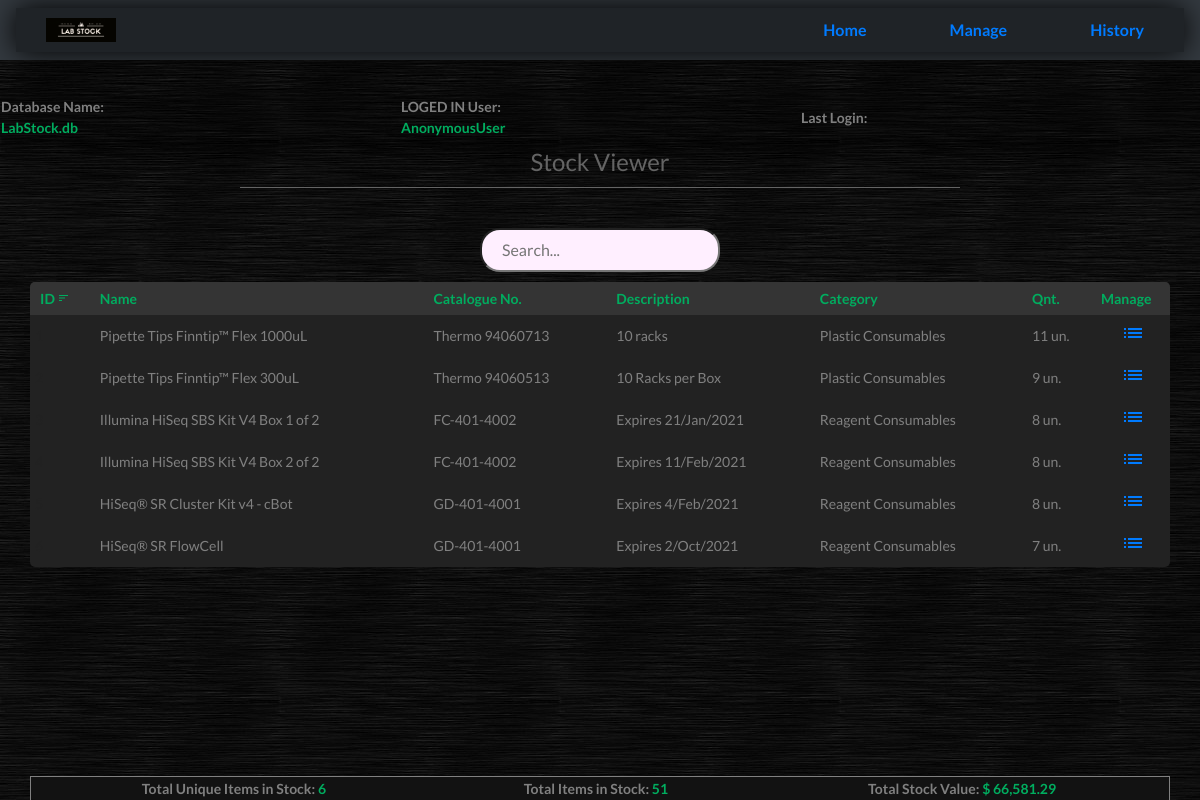
The page / on the database its author committed.
### stock/models.py (models this page shows, shortened)
class Product(models.Model):
	category = models.ForeignKey(Category, on_delete=models.CASCADE)
	name = models.CharField(max_length=50, unique=True)
	brand = models.CharField(max_length=50)
	Catalog_No = models.CharField(max_length=100, blank=True)
	description = models.TextField(max_length=400)
	pkey = models.PositiveSmallIntegerField(unique=True, blank=True, help_text="Unique Product Key or Catalogue number. Current P.Key is unique")
	quantity = models.PositiveSmallIntegerField(help_text="Initial quantity value. Do no try to create a produt that already exists.")
	price = models.DecimalField(max_digits=8, decimal_places=2, help_text= " ex: $ 127.99 * Just type numbers")

class Category(models.Model):
	name = models.CharField(max_length=50, unique=True)
	description = models.TextField(max_length=400)
	def __str__(self):
		return self.name

### stock/views.py (the view)
# urls.py: path('', views.index, name='index'),
def index(request):
	all_products = Product.objects.all()
	context = Factory.get_product_context(Product)
	return render(request, 'stock_home.html', context)

### stock/backend.py (called while the page is built)
	@staticmethod
	def value_calculate(products):
		init = 0
		for item in products:
			init += item.quantity * item.price
		return init

	@staticmethod
	def total_items(products):
		init=0
		for item in products:
			init+= item.quantity
		return init

	@staticmethod
	def get_product_context(products):
		all_products = products.objects.all()
		context = {'products': all_products,
				'total_products': len(all_products),
				'total_value': Factory.value_calculate(all_products),
				'total_items': Factory.total_items(all_products)}
		return context

### templates/stock_home.html (shortened to what this page needs)
{% extends 'base.html' %}
{% load static %}
{% load humanize %}
{% block title %}
	<link rel="stylesheet" href="{% static 'home.css' %}">
{% endblock %}
	{% block content %}
	<h3 style="font-size: 24px;"> Stock Viewer </h3>
	<div class='center' style="position: relative;">
		<input type="text" id="myInput" name="input" placeholder='Search...' class="popup" onkeyup="tableSearch()" onclick="fade_p()" spellcheck='false'>
	</div>
	<div style="margin-bottom: 50px;">
		<table class='body' id='mytable' style="overflow-y:auto;">
			<thead>
				<th onclick="sortTable123(0)" style="border-top-left-radius: 5px; padding-left: 10px;">ID <i class="material-icons icn">sort</i></th>
				<th onclick="sortTableABC(1)">Name </th>
				<th onclick="sortTable123(2)">Catalogue No.</th>
				<th onclick="sortTableABC(3)">Description</th>
				<th onclick="sortTableABC(4)">Category</th>
				<th onclick="sortTable123(5)">Qnt.</th>
				<th style="width: 5%; padding-right: 1px; border-top-right-radius: 5px"> Manage </th>
			</thead>
			{% for item in products %}
			<tr>
				<td id="hide">{{item.id}}</td>
				<td>{{item.name}}</td>
				<td>{{item.Catalog_No}}</td>
				<td>{{item.description|slice:"50"}}</td>
				<td>{{item.category}}</td>
				<td>{{item.quantity}} un.</td>
				<td><a href="{% url 'detail' item.id %}"><i class="material-icons">list</i></a></td>
			</tr>
			{% empty %}
			<tr><td>No products in your database.</td><td> Go to manage section to add new products</td><td>You must to be logged in in order to manage the database</td></tr>
			{% endfor %}
		</table>
	</div>
	<footer>
		<table class='foot'>
			<tr>
				<th>Total Unique Items in Stock: <div id='greenfont' style='display: inline;'> {{ total_products|intcomma }} </div></th>
				<th>Total Items in Stock: <div id='greenfont' style='display: inline;'> {{ total_items|intcomma }}</div></th>
				<th>Total Stock Value: <div id='greenfont' style='display: inline;'> $ {{ total_value|intcomma }}</div></th>
			</tr>
		</table>
	</footer>
</body>
{% endblock %}

### static/base.css (style rules this page uses)
body { background-image: url("background_texture.jpg"); margin: 0px; font-family: 'Lato', sans-serif; }
.head_table, .cols, .body, .foot, .items, .fname, ul { background-color: rgb(34, 34, 34); width: 95%; padding-left: 10px; margin-left: 30px; border: 1px gray solid; border-radius: 5px; color: gray; font-size: 14px; font-family: 'Lato', sans-serif; padding: 4px 10px; padding-left: 30px; text-align: left; text-decoration: none; }
#greenfont { color: #00AD5F; }
.top-bar li, a { display: inline; color: gray; padding: 10px 20px; padding-top: 10px; text-align: center; text-decoration: none; font-size: 16px; font-weight: bold; transition: 0.3s; }

### static/home.css (style rules this page uses)
.material-icons.icn { opacity: 1; font-size: 12px; }
#greenfont { color: #00AD5F; }
h3 { text-align: center; margin: auto; color: rgb(100,100,100); font-family: 'Lato', sans-serif; margin-top: 10px; padding-bottom: 10px; width: 60%; text-align: center; border-bottom: 1px solid rgb(100,100,100); }
table.body { margin-top: 10px; background-color: rgb(34, 34, 34); color: rgb(128, 128, 128); border: 0px; padding: 10px; border-collapse: collapse; }
.body thead th { background-color: rgb(52, 52, 52); color: #00AD5F; text-align: left; padding: 6px 5px; cursor: pointer; }
.body td { padding: 6px 5px; }
#hide { color: rgb(34, 34, 34); padding-left: 5px; transition: 0.2s; }
.body tr { transition: background-color 0.3s; }
.foot { position: fixed; bottom: 0; border-bottom: 0px; text-align: center; padding-left: 0px; background-color: #121212; }
.center { margin: auto; text-align: center; width: 100%; transition: 0.2s; }
input { width: 20%; margin-top: 20px; padding: 8px 20px; border-radius: 20px; background-color: #ffefff; outline: none; transition: 0.5s; margin-top: 40px; }
.popup { position: relative; display: inline-block; cursor: pointer; -webkit-user-select: none; -moz-user-select: none; -ms-user-select: none; user-select: none; }

### rows shown on the page
Product: name "Pipette Tips Finntip™ Flex 1000uL", Catalog_No "Thermo 94060713", description "10 racks", category "Plastic Consumables", quantity "11"
Product: name "Pipette Tips Finntip™ Flex 300uL", Catalog_No "Thermo 94060513", description "10 Racks per Box", category "Plastic Consumables", quantity "9"
Product: name "Illumina HiSeq SBS Kit V4 Box 1 of 2", Catalog_No "FC-401-4002", description "Expires 21/Jan/2021", category "Reagent Consumables", quantity "8"
Product: name "Illumina HiSeq SBS Kit V4 Box 2 of 2", Catalog_No "FC-401-4002", description "Expires 11/Feb/2021", category "Reagent Consumables", quantity "8"
Product: name "HiSeq® SR Cluster Kit v4 - cBot", Catalog_No "GD-401-4001", description "Expires 4/Feb/2021", category "Reagent Consumables", quantity "8"
Product: name "HiSeq® SR FlowCell", Catalog_No "GD-401-4001", description "Expires 2/Oct/2021", category "Reagent Consumables", quantity "7"

### other values the page prints
{{ request.user }} "AnonymousUser"
{{ total_products|intcomma }} "6"
{{ total_items|intcomma }} "51"
{{ total_value|intcomma }} "66,581.29"
